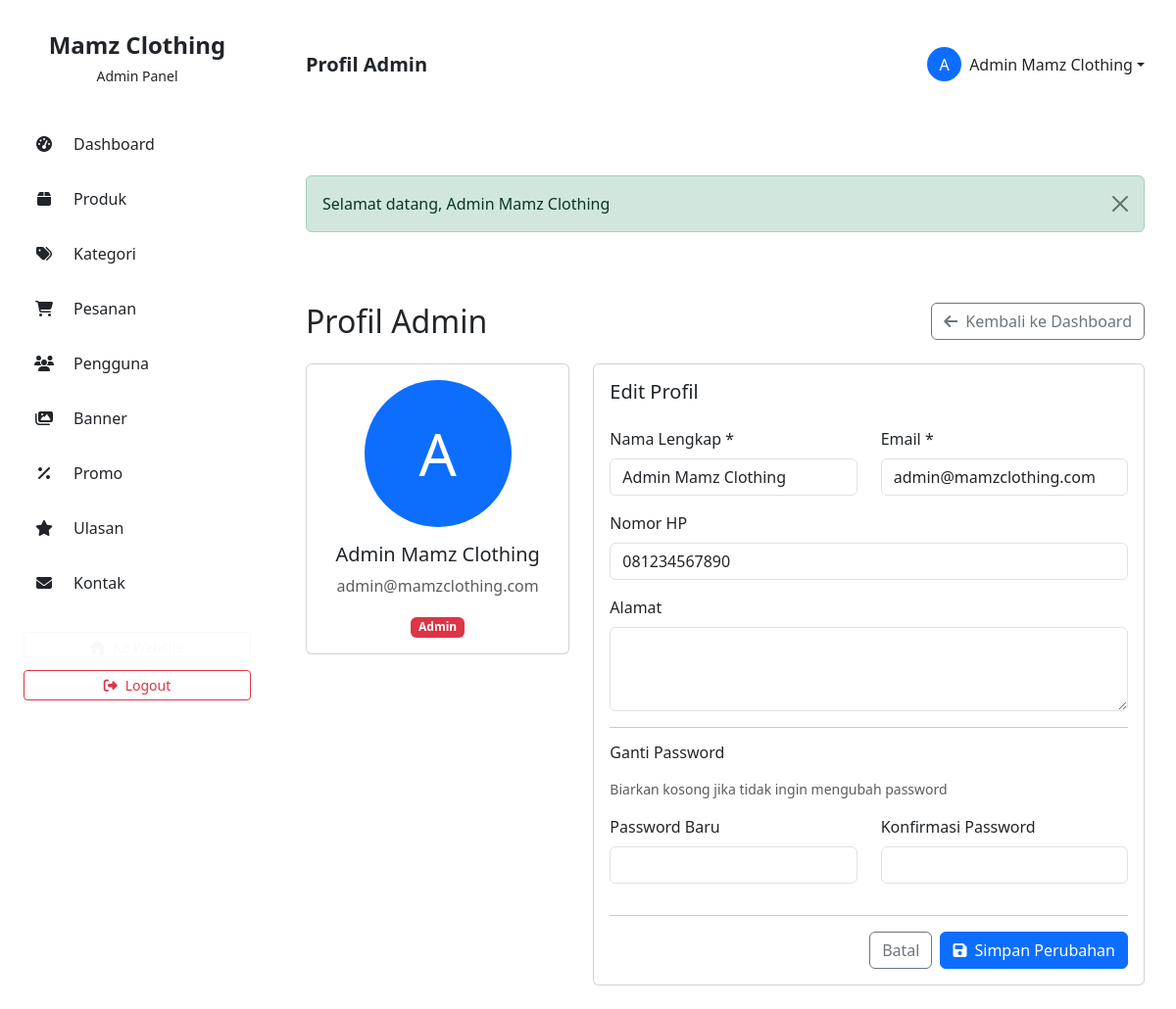
Screenshot of /admin/profile.php (signed in) with the database file from the repository.
### tables this page shows
CREATE TABLE IF NOT EXISTS users (
    id INT AUTO_INCREMENT PRIMARY KEY,
    nama_lengkap VARCHAR(100) NOT NULL,
    email VARCHAR(100) NOT NULL UNIQUE,
    password VARCHAR(255) NOT NULL,
    nomor_hp VARCHAR(20),
    alamat TEXT,
    kota VARCHAR(50),
    provinsi VARCHAR(50),
    kode_pos VARCHAR(10),
    role ENUM('admin', 'user') DEFAULT 'user',
    foto_profil VARCHAR(255) DEFAULT NULL,
    status ENUM('aktif', 'nonaktif') DEFAULT 'aktif',
    created_at TIMESTAMP DEFAULT CURRENT_TIMESTAMP,
    updated_at TIMESTAMP DEFAULT CURRENT_TIMESTAMP ON UPDATE CURRENT_TIMESTAMP,
    INDEX idx_email (email),
    INDEX idx_role (role)
);

### database/Database.php (called while the page is built, shortened)
<?php
class Database {
    private static $instance = null;
    private $connection;
    private function __construct() {
        try {
            $dsn = "mysql:host=" . DB_HOST . ";dbname=" . DB_NAME . ";charset=utf8mb4";
            $options = [
                PDO::ATTR_ERRMODE => PDO::ERRMODE_EXCEPTION,
                PDO::ATTR_DEFAULT_FETCH_MODE => PDO::FETCH_ASSOC,
                PDO::ATTR_EMULATE_PREPARES => false,
                PDO::ATTR_PERSISTENT => false
            ];
            $this->connection = new PDO($dsn, DB_USER, DB_PASS, $options);
        } catch (PDOException $e) {
            die("Database Connection Failed: " . $e->getMessage());
        }
    }
    public static function getInstance() {
        if (self::$instance === null) {
            self::$instance = new self();
        }
        return self::$instance;
    }
    public function query($sql, $params = []) {
        try {
            $stmt = $this->connection->prepare($sql);
            $stmt->execute($params);
            return $stmt;
        } catch (PDOException $e) {
            error_log("Database Error: " . $e->getMessage());
            return false;
        }
    }
    public function fetch($sql, $params = []) {
        $stmt = $this->query($sql, $params);
        return $stmt ? $stmt->fetch() : false;
    }
}

### models/User.php (called while the page is built, shortened)
<?php
require_once BASE_PATH . '/database/Database.php';
class User {
    private $db;
    public function __construct() {
        $this->db = Database::getInstance();
    }
    public function getUserById($id) {
        $sql = "SELECT * FROM users WHERE id = :id LIMIT 1";
        return $this->db->fetch($sql, ['id' => $id]);
    }
}

### admin/profile.php (the view, shortened to what this page needs)
<?php
require_once BASE_PATH . '/includes/auth.php';
require_once BASE_PATH . '/models/User.php';
$userModel = new User();
$userId = $_SESSION['user_id'];
$user = $userModel->getUserById($userId);
require_once BASE_PATH . '/views/admin/layouts/header.php';
?>
<div class="d-flex justify-content-between align-items-center mb-4">
    <h2 class="mb-0">Profil Admin</h2>
    <a href="<?php echo SITE_URL; ?>/admin/dashboard.php" class="btn btn-outline-secondary">
        <i class="fas fa-arrow-left me-2"></i>Kembali ke Dashboard
    </a>
</div>
<div class="row">
    <div class="col-md-4 mb-4">
        <div class="card text-center">
            <div class="card-body">
                <div class="mb-3">
                    <div class="bg-primary text-white rounded-circle d-flex align-items-center justify-content-center mx-auto" style="width: 150px; height: 150px; font-size: 60px;">
                        <?php echo strtoupper(substr($user['nama_lengkap'], 0, 1)); ?>
                    </div>
                </div>
                <h5 class="card-title"><?php echo htmlspecialchars($user['nama_lengkap']); ?></h5>
                <p class="card-text text-muted"><?php echo htmlspecialchars($user['email']); ?></p>
                <span class="badge bg-danger">Admin</span>
            </div>
        </div>
    </div>
    <div class="col-md-8">
        <div class="card">
            <div class="card-body">
                <h5 class="card-title mb-4">Edit Profil</h5>
                <form method="POST" action="">
                    <div class="row">
                        <div class="col-md-6 mb-3">
                            <label for="nama_lengkap" class="form-label">Nama Lengkap *</label>
                            <input type="text" class="form-control" id="nama_lengkap" name="nama_lengkap" value="<?php echo htmlspecialchars($user['nama_lengkap']); ?>" required>
                        </div>
                        <div class="col-md-6 mb-3">
                            <label for="email" class="form-label">Email *</label>
                            <input type="email" class="form-control" id="email" name="email" value="<?php echo htmlspecialchars($user['email']); ?>" required>
                        </div>
                    </div>
                    <div class="mb-3">
                        <label for="nomor_hp" class="form-label">Nomor HP</label>
                        <input type="text" class="form-control" id="nomor_hp" name="nomor_hp" value="<?php echo htmlspecialchars($user['nomor_hp'] ?? ''); ?>">
                    </div>
                    <div class="mb-3">
                        <label for="alamat" class="form-label">Alamat</label>
                        <textarea class="form-control" id="alamat" name="alamat" rows="3"><?php echo htmlspecialchars($user['alamat'] ?? ''); ?></textarea>
                    </div>
                    <hr>
                    <h6 class="mb-3">Ganti Password</h6>
                    <p class="text-muted small mb-3">Biarkan kosong jika tidak ingin mengubah password</p>
                    <div class="row">
                        <div class="col-md-6 mb-3">
                            <label for="password" class="form-label">Password Baru</label>
                            <input type="password" class="form-control" id="password" name="password">
                        </div>
                        <div class="col-md-6 mb-3">
                            <label for="password_confirm" class="form-label">Konfirmasi Password</label>
                            <input type="password" class="form-control" id="password_confirm" name="password_confirm">
                        </div>
                    </div>
                    <hr>
                    <div class="d-flex justify-content-end gap-2">
                        <a href="<?php echo SITE_URL; ?>/admin/dashboard.php" class="btn btn-outline-secondary">Batal</a>
                        <button type="submit" class="btn btn-primary">
                            <i class="fas fa-save me-2"></i>Simpan Perubahan
                        </button>
                    </div>
                </form>
            </div>
        </div>
    </div>
</div>
<?php require_once BASE_PATH . '/views/admin/layouts/footer.php'; ?>

### rows the page displays
users: nama_lengkap "A", nama_lengkap "Admin Mamz Clothing", email "admin@mamzclothing.com", nomor_hp "081234567890"

### other values shown
SITE_NAME "Mamz Clothing"
$pageTitle "Profil Admin"
substr($_SESSION['user_nama'] ?? 'A', 0, 1) "A"
$_SESSION['user_nama'] "Admin Mamz Clothing"
$flash['message'] "Selamat datang, Admin Mamz Clothing"
